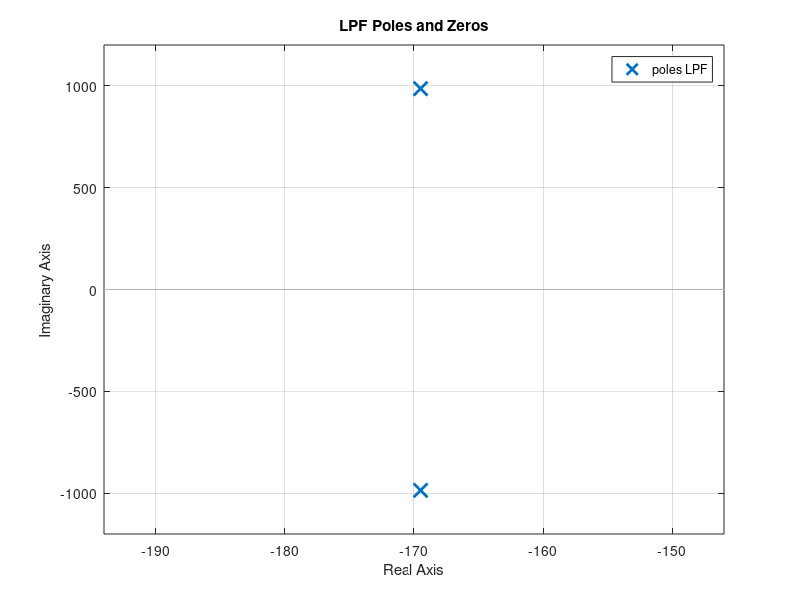
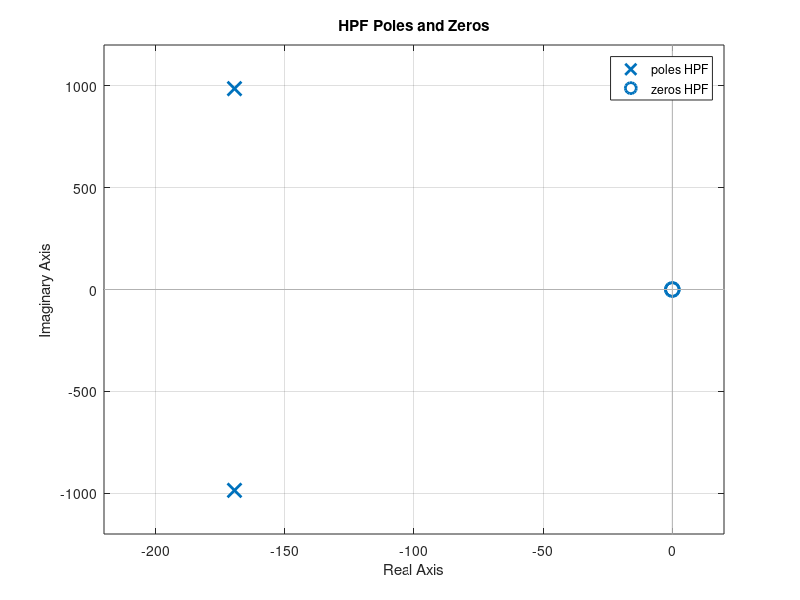
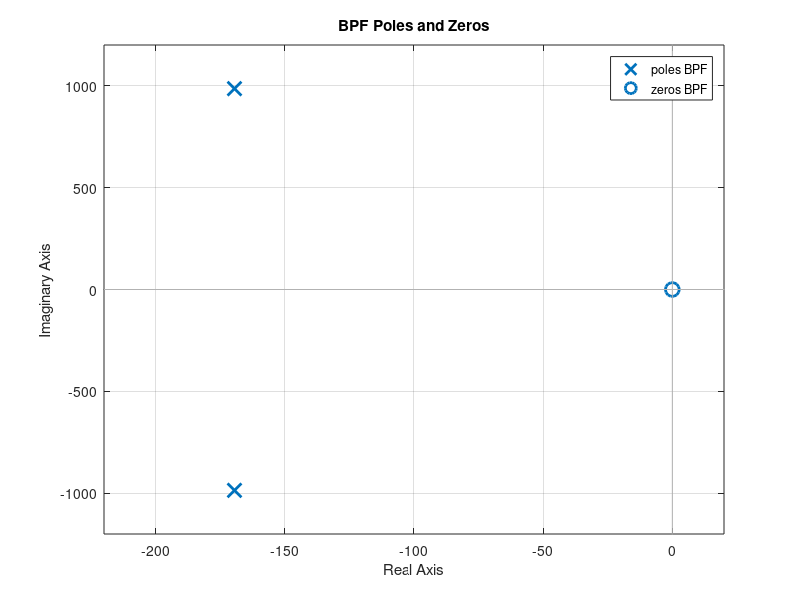
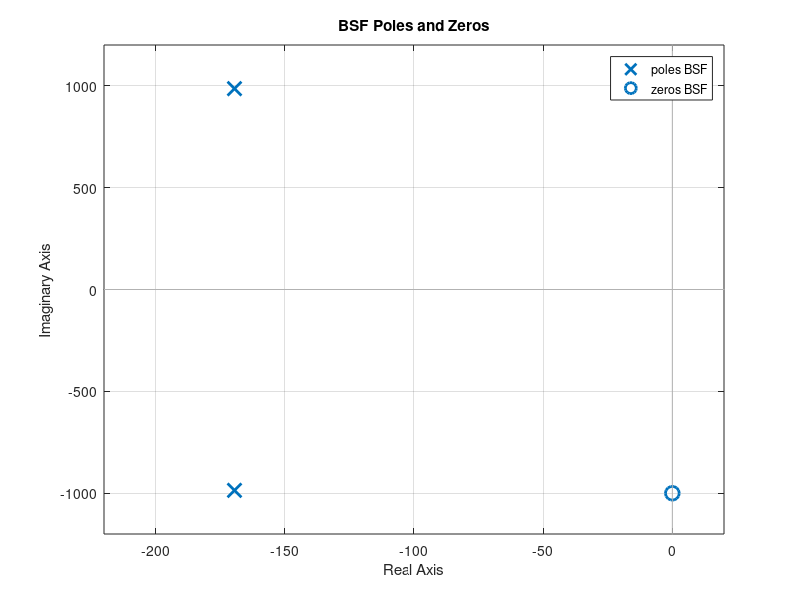

Recreate these plots in MATLAB, in order.
clc
clear all
close all
 
% Defining parameters
H0 = 1; % low frequency gain
omega0 = 1000; % cut-off frequency (rad/s)
Q = 2.95; % Quality factor

% LPF Transfer Function
num_LPF = [H0];
den_LPF = [1/(omega0^2) (1/(omega0*Q)) 1];
LPF = tf(num_LPF, den_LPF);

% % HPF Transfer Function
 num_HPF = [H0/(omega0^2) 0 0];
 den_HPF = [1/(omega0^2) (1/(omega0*Q)) 1];
 HPF = tf(num_HPF, den_HPF);

% BPF Transfer Function
num_BPF = [-H0/omega0 0];
den_BPF = [1/(omega0^2) (1/(omega0*Q)) 1];
BPF = tf(num_BPF, den_BPF);

% BSF Transfer Function
num_BSF = [H0/(omega0^2) 0 H0];
den_BSF = [1/(omega0^2) (1/(omega0*Q)) 1];
BSF = tf(num_BSF, den_BSF);

%Poles and zeros
figure;
pzmap(LPF);
title('LPF Poles and Zeros');
grid on;

figure;
pzmap(HPF);
title('HPF Poles and Zeros');
grid on;

figure;
pzmap(BPF);
title('BPF Poles and Zeros');
grid on;

figure;
pzmap(BSF);
title('BSF Poles and Zeros');
grid on;

% Bode diagram
figure;
bode(LPF);
title('LPF Bode Plot');
grid on;

figure;
bode(HPF);
title('HPF Bode Plot');
grid on;

figure;
bode(BPF);
title('BPF Bode Plot');
grid on;

figure;
bode(BSF);
title('BSF Bode Plot');
grid on;

% %Magnitude
% [Magnitude, Phase, Frequency] = bode(LPF);
% Magnitude = squeeze(Magnitude);
% Phase = squeeze(Phase);
% Frequency = squeeze(Frequency);
% save('myFile.mat', 'Magnitude', 'Phase', 'Frequency');
% 
% % Nyquist diagram
% figure;
% nyquist(LPF);
% title('LPF Nyquist Plot');
% grid on;
% 
% figure;
% nyquist(HPF);
% title('HPF Nyquist Plot');
% grid on;
% 
% figure;
% nyquist(BPF);
% title('BPF Nyquist Plot');
% grid on;
% 
% figure;
% nyquist(BSF);
% title('BSF Nyquist Plot');
% grid on;
% 
% % Root-locus diagram
% figure;
% rlocus(LPF);
% title('LPF Root Locus');
% grid on;
% 
% figure;
% rlocus(HPF);
% title('HPF Root Locus');
% grid on;
% 
% figure;
% rlocus(BPF);
% title('BPF Root Locus');
% grid on;
% 
% figure;
% rlocus(BSF);
% title('BSF Root Locus');
% grid on;
